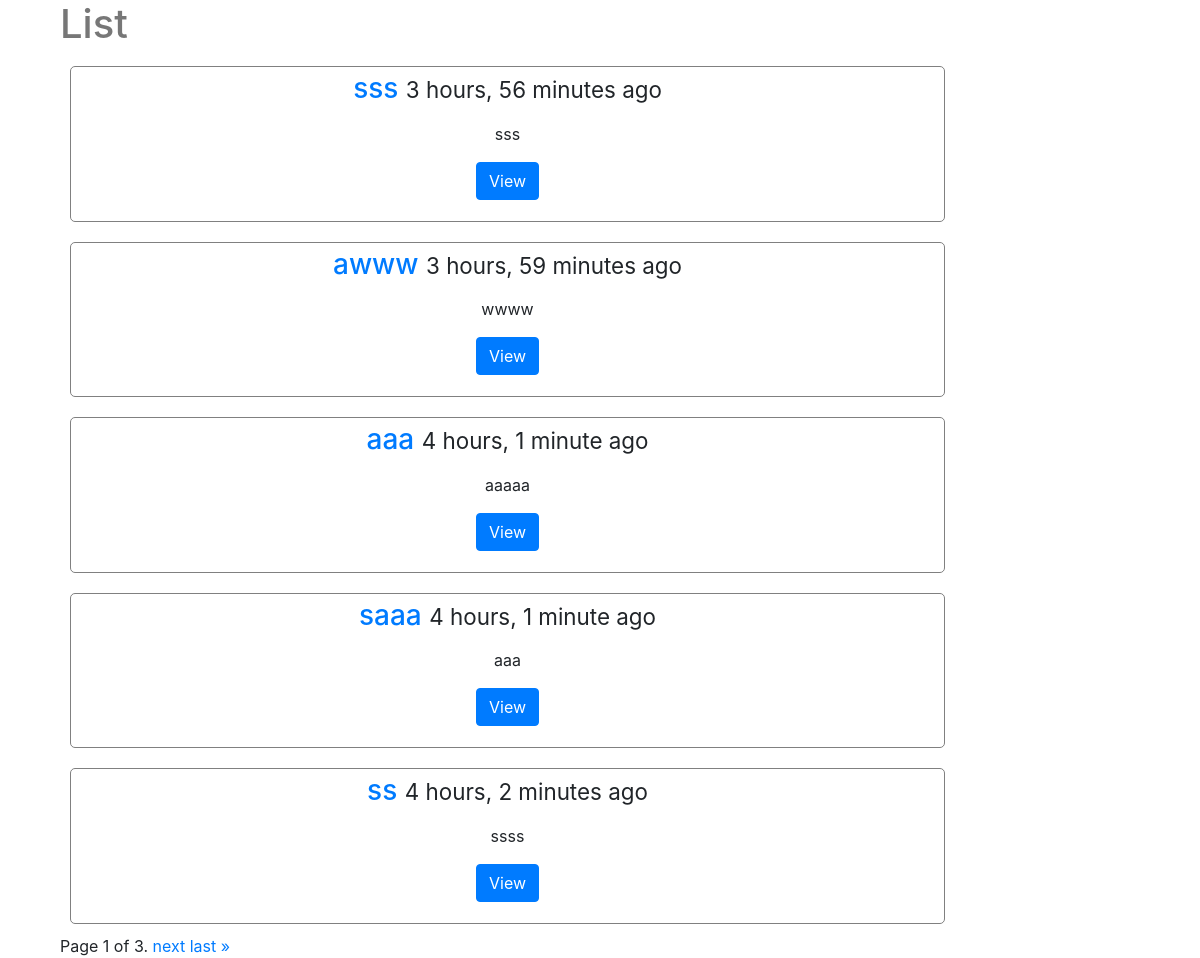
The page /posts/ on the database as committed earlier.
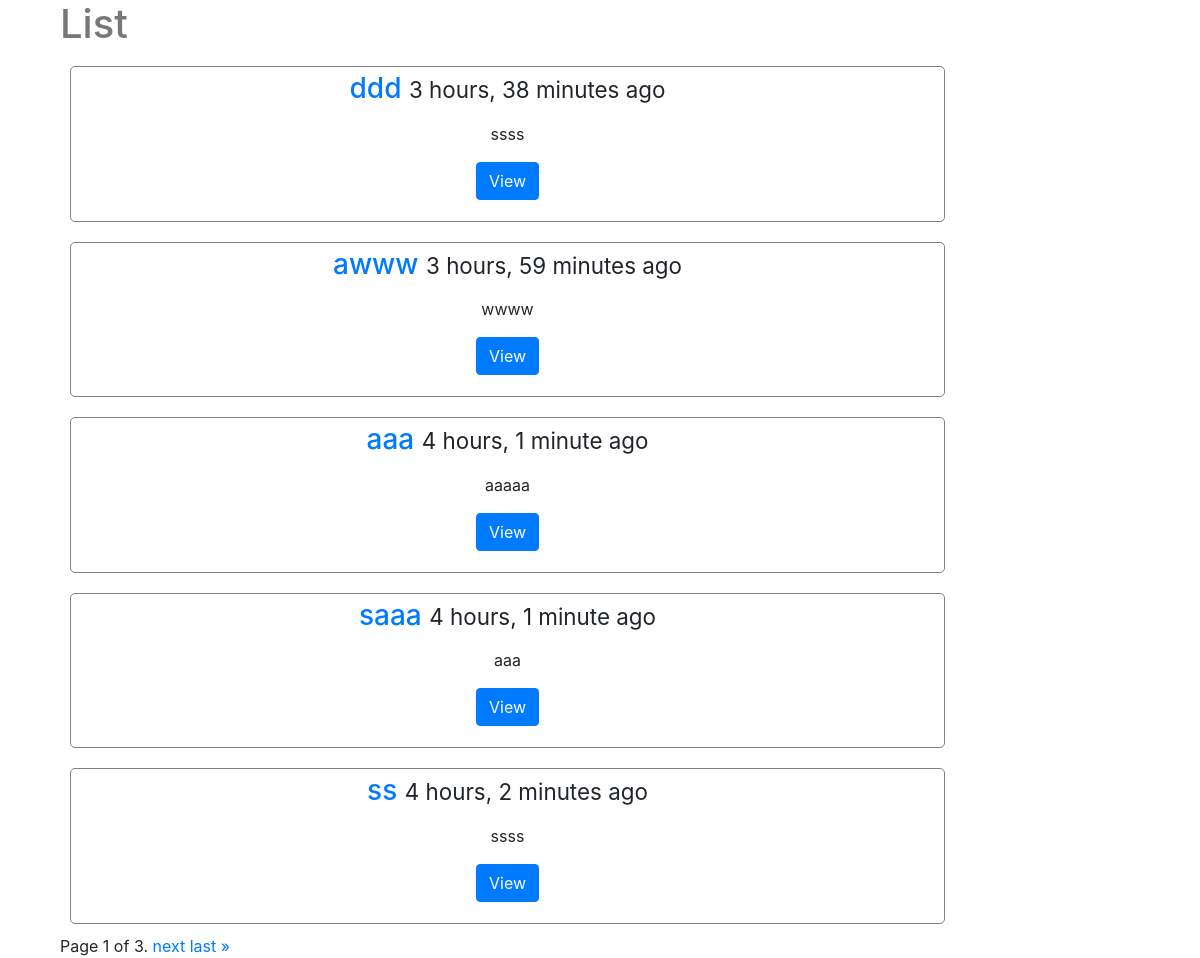
The same page on the database as committed later.
### posts/models.py (models this page shows, shortened)
class Post(models.Model):
  title = models.CharField(max_length = 120)
  slug = models.SlugField(unique=True)
  image = models.ImageField(upload_to=upload_location,
    null=True,
    blank=True,
    width_field="width_field",
    height_field="height_field")
  height_field = models.IntegerField(default=0)
  width_field = models.IntegerField(default=0)
  content = models.TextField()
  updated = models.DateTimeField(auto_now=True, auto_now_add=False)
  timestamp = models.DateTimeField(auto_now=False, auto_now_add=True)
  def get_absolute_url(self):
    return reverse("posts:detail", kwargs={"id": self.id})
  class Meta:
    ordering = ["-timestamp", "-updated"]

### posts/views.py (the view)
def post_list(request):
  queryset_list = Post.objects.all()
  paginator = Paginator(queryset_list, 5) # Show 25 posts per page
  page = request.GET.get('page')
  try:
    queryset = paginator.page(page)
  except PageNotAnInteger:
    queryset = paginator.page(1)
  except EmptyPage:
    queryset = paginator.page(paginator.num_pages)
  context = {
      'title': "List",
      'queryset': queryset
    }
  return render(request, "post_list.html", context)

### templates/post_list.html (shortened to what this page needs)
{% extends "base.html" %}
{% block content %}
<div class="col-sm-10 col-sm-offset-2">
  <h1>{{ title }}</h1>
{% for obj in queryset %}
<div class="row" style="text-align: center;">
  <div class="col-sm-12" >
    <div class="thumbnail" style="border: 1px solid grey; padding: 5px; margin: 10px; border-radius: 5px;">
      <div class="caption">
        <h3><a href="{{ obj.get_absolute_url }}">{{ obj.title }}</a> <small>{{ obj.timestamp|timesince }} ago</small></h3>
        <p>{{ obj.content|linebreaks|truncatechars:120 }}</p>
        <p><a href="{{ obj.get_absolute_url }}" class="btn btn-primary" role="button">View</a></p>
      </div>
    </div>
  </div>
</div>
{% endfor %}
<div class="pagination">
    <span class="step-links">
        <span class="current">
            Page {{ queryset.number }} of {{ queryset.paginator.num_pages }}.
        </span>
        {% if queryset.has_next %}
            <a href="?page={{ queryset.next_page_number }}">next</a>
            <a href="?page={{ queryset.paginator.num_pages }}">last &raquo;</a>
        {% endif %}
    </span>
</div>
</div>
{% endblock content %}

### templates/base.html (shortened to what this page needs)
{% load staticfiles %}
<html>
<head>
  <link rel="stylesheet" href="https://maxcdn.bootstrapcdn.com/bootstrap/4.0.0/css/bootstrap.min.css">
  <link rel="stylesheet" href='{% static "css/base.css" %}'>
</head>
<body>
<div class="container">
{% block content %}
{% endblock content %}
</div>
</body>
</html>

### static/css/base.css (style rules this page uses)
h1 { color: #777777; }

Rows that differ between the two databases and show on the page:
removed Post: title "sss", timestamp "3 hours, 56 minutes", content "sss"
added Post: title "ddd", timestamp "3 hours, 38 minutes", content "ssss"
